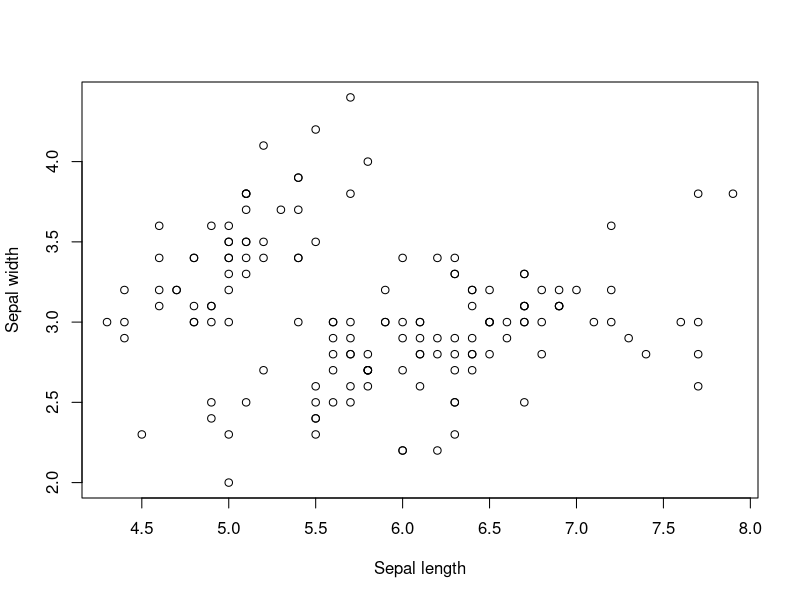

This chart was generated by the following R code:
## ---- chunk 1
## do these in console and in R script

## mention about writing "neat code"
5 + 6

# show how environment stores a variable called total
## explain R is case sensitive
total <- 11

## similarly we have sin(), cos(), log(), pi
log(12); sin(1); pi; exp(0)

## -Inf and +Inf exist as well
1/0

## ---- chunk 2

# data in base-R
data("iris")
View(iris)
head(iris)
str(iris) # structure of iris data

dim(iris)
mean(iris$Sepal.Length)
sd(iris$Sepal.Width)
## ---- chunk 3
help("plot")
plot(iris$Sepal.Length, iris$Sepal.Width, xlab = "Sepal length", ylab = "Sepal width")
